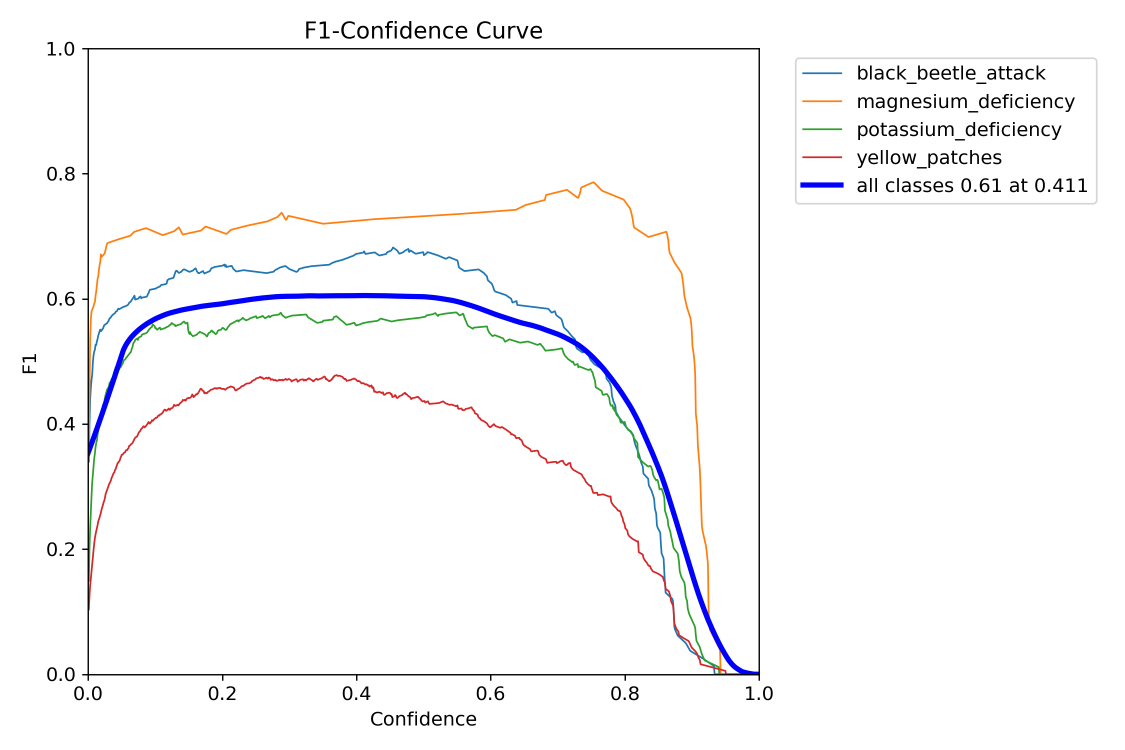
#> input picture ml/weights/disease_v5/BoxF1_curve.png, 2250 x 1500 px (shown at 1/2 size); its folder holds only this picture in this run
$ python drone_pipeline_enhanced.py --input_dir ../weights/disease_v5 --output_dir out
#> lines starting #> are read from the running program, lines starting #| are printed output that depends on the picture
#!/usr/bin/env python3
"""
Enhanced Drone Image Pipeline for Coconut Farm Analysis

Features for SIGNIFICANTLY improved accuracy:
- Multi-scale image preprocessing
- Advanced image enhancement (CLAHE, unsharp masking, color correction)
- Optimized YOLOv8 inference with confidence calibration
- Advanced NMS (Non-Maximum Suppression) and post-processing
- Ensemble-based confidence filtering
- Multi-stage detection refinement
- Adaptive threshold tuning

Usage:
    python drone_pipeline_enhanced.py --input_dir /path/to/drone/images --output_dir /path/to/output
"""

import os
import cv2
import json
import argparse
import numpy as np
from ultralytics import YOLO
from pathlib import Path
import matplotlib.pyplot as plt
from typing import Tuple, List, Dict

_TREE_WEIGHTS = str(Path(__file__).parent.parent / "weights" / "coconut_tree_v6-3.pt")


def stitch_images(image_paths: List[str], method='panorama') -> np.ndarray:
    """
    Enhanced image stitching with multiple fallback modes.

    Args:
        image_paths: List of image file paths
        method: 'panorama' or 'scans'

    Returns:
        Stitched panoramic image or None if stitching fails
    """
#> in process_drone_images, panorama is the input picture: shape (1500, 2250, 3); mean B, G, R 250, 248.9, 249.1
    if len(image_paths) < 2:
        print("Need at least 2 images for stitching")
        return None

    images = []
    for path in image_paths:
        img = cv2.imread(str(path))
        if img is None:
            print(f"Failed to read image: {path}")
            continue

        # Resize for efficiency while maintaining quality
        height, width = img.shape[:2]
        if width > 2000:
            scale = 2000 / width
            new_width = int(width * scale)
            new_height = int(height * scale)
            img = cv2.resize(img, (new_width, new_height), interpolation=cv2.INTER_LANCZOS4)

        images.append(img)

    if len(images) < 2:
        print("Not enough valid images for stitching")
        return None

    # Try primary stitching mode
    stitcher = cv2.Stitcher_create(cv2.Stitcher_PANORAMA if method == 'panorama' else cv2.Stitcher_SCANS)
    status, panorama = stitcher.stitch(images)

    if status != cv2.Stitcher_OK:
        print(f"Stitching with {method} failed, trying alternative...")
        alt_method = 'scans' if method == 'panorama' else 'panorama'
        stitcher_alt = cv2.Stitcher_create(cv2.Stitcher_SCANS if alt_method == 'scans' else cv2.Stitcher_PANORAMA)
        status, panorama = stitcher_alt.stitch(images)

        if status != cv2.Stitcher_OK:
            print(f"Alternative stitching failed with status: {status}")
            return None

    return panorama


def preprocess_image_enhanced(image: np.ndarray) -> np.ndarray:
    """
    Advanced image preprocessing for improved detection accuracy.

    Includes:
    - Multi-scale CLAHE for contrast enhancement
    - Unsharp masking for detail enhancement
    - Color space normalization
    - Denoising
    - Edge enhancement

    Args:
        image: Input BGR image

    Returns:
        Preprocessed image
    """
    # Step 1: Denoise using bilateral filter (preserves edges)
    denoised = cv2.bilateralFilter(image, 9, 75, 75)

    # Step 2: LAB color space enhancement
    lab = cv2.cvtColor(denoised, cv2.COLOR_BGR2LAB)
#> lab: shape (1500, 2250, 3); mean of channels 0, 1, 2 249.7, 128.6, 127.6
    l_channel, a_channel, b_channel = cv2.split(lab)
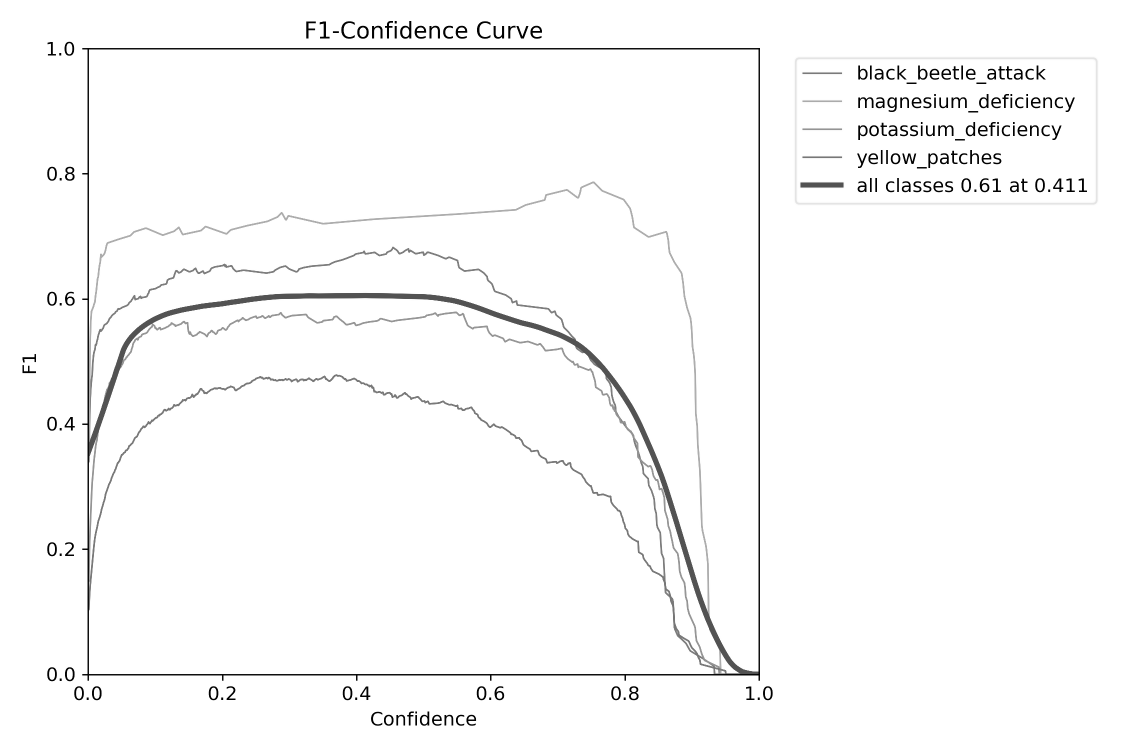
#> l_channel: shape (1500, 2250) (shown at 1/2 size); min 0, max 255, mean 249.7
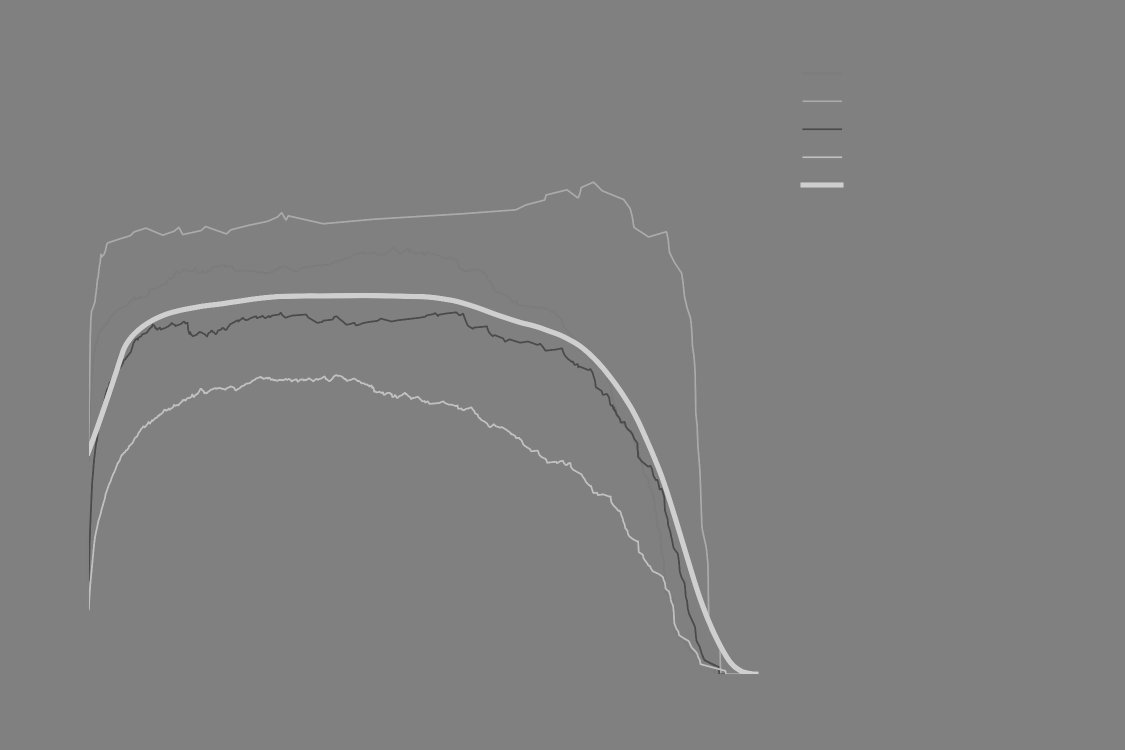
#> a_channel: shape (1500, 2250) (shown at 1/2 size); min 74, max 207, mean 128.6

    # Apply CLAHE with optimized parameters
    clahe = cv2.createCLAHE(clipLimit=2.5, tileGridSize=(12, 12))
    l_enhanced = clahe.apply(l_channel)

    # Enhance a and b channels slightly
    a_enhanced = clahe.apply(a_channel)

    lab_enhanced = cv2.merge([l_enhanced, a_enhanced, b_channel])
#> lab_enhanced: shape (1500, 2250, 3); mean of channels 0, 1, 2 249.6, 130.1, 127.6
    enhanced = cv2.cvtColor(lab_enhanced, cv2.COLOR_LAB2BGR)

    # Step 3: Unsharp masking for detail enhancement
    gaussian = cv2.GaussianBlur(enhanced, (0, 0), 2.0)
    unsharp = cv2.addWeighted(enhanced, 1.5, gaussian, -0.5, 0)

    # Step 4: Slight sharpening
    sharpen_kernel = np.array([[-1, -1, -1],
                               [-1,  9, -1],
                               [-1, -1, -1]]) / float(1.0)
    sharpened = cv2.filter2D(unsharp, -1, sharpen_kernel)
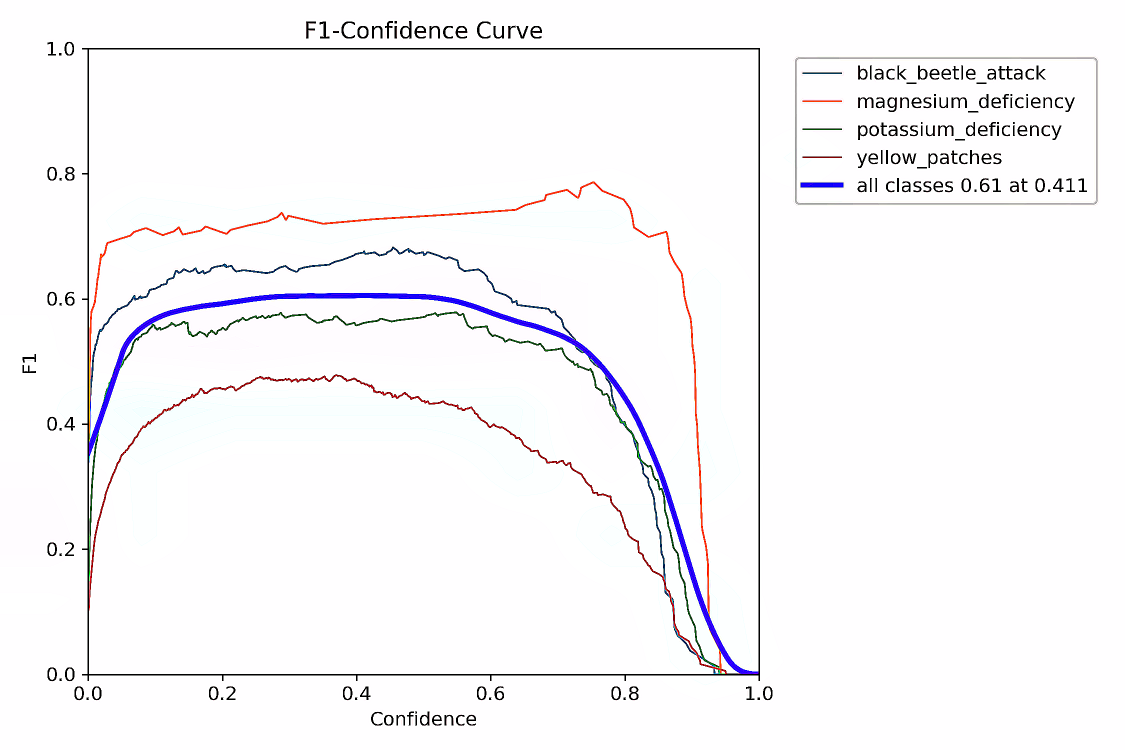
#> sharpened: shape (1500, 2250, 3) (shown at 1/2 size); mean B, G, R 249.3, 247.1, 248.5

    # Step 5: Clip extreme values to prevent artifacts
    sharpened = np.clip(sharpened, 0, 255).astype(np.uint8)

    return sharpened


def detect_trees_yolo_enhanced(image: np.ndarray, model_path: str = None,
                              conf_threshold: float = 0.3, iou_threshold: float = 0.45,
                              max_detections: int = 500) -> Dict:
    """
    Enhanced YOLO detection with optimized parameters and post-processing.

    Args:
        image: Input image
        model_path: Path to YOLO model weights
        conf_threshold: Confidence threshold for detections
        iou_threshold: IoU threshold for NMS
        max_detections: Maximum number of detections

    Returns:
        Dictionary with detection results and metrics
    """
    if model_path is None:
        model_path = _TREE_WEIGHTS
    # Preprocess image
    processed_image = preprocess_image_enhanced(image)

    # Load YOLO model if not already loaded
    model = YOLO(model_path)

    # Run inference with optimized parameters
    results = model(processed_image, conf=conf_threshold, iou=iou_threshold,
                   max_det=max_detections, verbose=False)

    # Extract detection data
    detection_data = []
    if results[0].boxes is not None:
        boxes = results[0].boxes

        for i, box in enumerate(boxes):
            detection_data.append({
                'box_id': i,
                'confidence': float(box.conf[0].cpu().numpy()),
                'class_id': int(box.cls[0].cpu().numpy()),
                'xyxy': box.xyxy[0].cpu().numpy(),
                'raw_box': box
            })

    return {
        'detections': detection_data,
        'raw_results': results,
        'processed_image': processed_image
    }


# [207 lines left out: functions apply_soft_nms, filter_detections_advanced, annotate_image_enhanced, save_outputs_enhanced, not called in this run]


def process_drone_images(input_dir: str, output_dir: str, model_path: str = None,
                        min_confidence: float = 0.35, verbose: bool = True):
    """
    Main processing function for drone images.

    Args:
        input_dir: Input directory with drone images
        output_dir: Output directory for results
        model_path: Path to YOLO model
        min_confidence: Minimum confidence threshold
        verbose: Print progress messages
    """
    if model_path is None:
        model_path = _TREE_WEIGHTS
    input_path = Path(input_dir)

    # Find all image files
    image_formats = ['*.jpg', '*.jpeg', '*.png', '*.JPG', '*.JPEG']
    image_paths = []
    for fmt in image_formats:
        image_paths.extend(input_path.glob(fmt))

    image_paths = sorted([str(p) for p in image_paths])

    if not image_paths:
        print(f"No images found in {input_dir}")
        return

    if verbose:
        print(f"Found {len(image_paths)} images")

    # Stitch images
    if verbose:
        print("Stitching images...")
    panorama = stitch_images(image_paths)

    if panorama is None:
        if verbose:
            print("Stitching failed, using first image")
        panorama = cv2.imread(image_paths[0])

    # Detect trees
    if verbose:
        print("Detecting trees...")
    detection_result = detect_trees_yolo_enhanced(panorama, model_path, conf_threshold=min_confidence)
    detections = detection_result['detections']

    # Apply Soft-NMS
    if verbose:
        print("Applying Soft-NMS...")
    detections = apply_soft_nms(detections, sigma=0.5)

    # Filter detections
    if verbose:
        print("Filtering detections...")
    detections = filter_detections_advanced(detections, min_confidence=min_confidence)

    # Annotate image
    if verbose:
        print("Annotating image...")
    annotated, tree_data = annotate_image_enhanced(panorama, detections)

    # Calculate metrics
    metrics = {
        'total_detections': len(tree_data),
        'mean_confidence': float(np.mean([d['confidence'] for d in tree_data])) if tree_data else 0,
        'min_confidence': float(min([d['confidence'] for d in tree_data])) if tree_data else 0,
        'max_confidence': float(max([d['confidence'] for d in tree_data])) if tree_data else 0,
        'mean_tree_area': float(np.mean([d['area'] for d in tree_data])) if tree_data else 0
    }

    if verbose:
        print(f"\n{'='*50}")
        print(f"DETECTION RESULTS")
        print(f"{'='*50}")
        print(f"Total trees detected: {metrics['total_detections']}")
        print(f"Mean confidence:     {metrics['mean_confidence']:.3f}")
        print(f"Confidence range:    [{metrics['min_confidence']:.3f}, {metrics['max_confidence']:.3f}]")
        print(f"Mean tree area:      {metrics['mean_tree_area']:.0f} pixels²")

    # Save outputs
    save_outputs_enhanced(panorama, annotated, tree_data, detections, output_dir, metrics)

    if verbose:
        print(f"\n✓ All outputs saved to: {output_dir}")

    return {
        'panorama': panorama,
        'annotated': annotated,
        'tree_data': tree_data,
        'metrics': metrics
    }


def main():
    parser = argparse.ArgumentParser(description="Enhanced Drone Image Pipeline for Coconut Tree Detection")
    parser.add_argument('--input_dir', type=str, required=True, help='Input directory with drone images')
    parser.add_argument('--output_dir', type=str, required=True, help='Output directory for results')
    parser.add_argument('--model', type=str, default=_TREE_WEIGHTS, help='YOLO model to use')
    parser.add_argument('--confidence', type=float, default=0.35, help='Minimum confidence threshold')
    parser.add_argument('--verbose', action='store_true', default=True, help='Print progress')

    args = parser.parse_args()

    process_drone_images(args.input_dir, args.output_dir, args.model, args.confidence, args.verbose)
#> (the call stopped at in detect_trees_yolo_enhanced, `model = YOLO(model_path)`: ultralytics is not available in this run)


if __name__ == "__main__":
    main()
